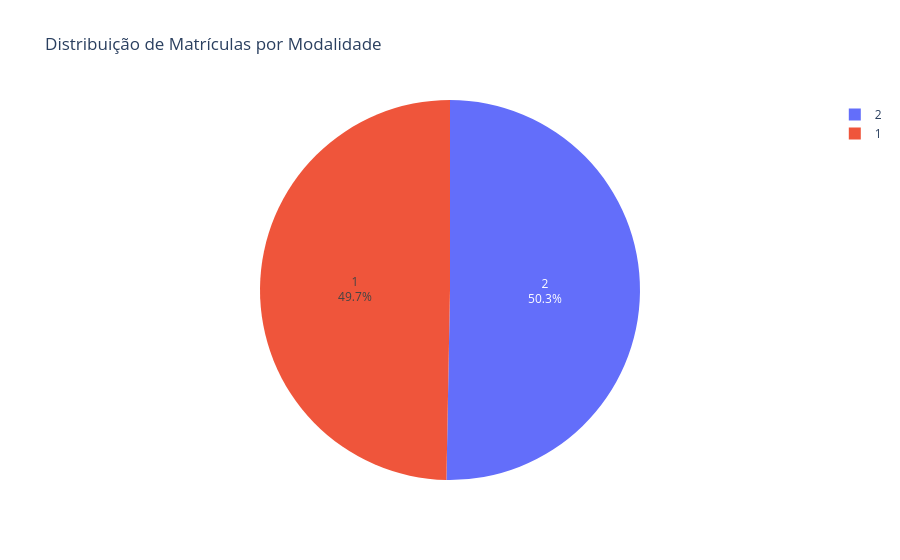

Here is the notebook cell this chart was saved with:
### Markdown cell above
## 4. Análise por Modalidade de Ensino

Presencial, EAD e Híbrida - Comparação de métricas

### Code cell
modalidade_agg = df_inep.groupby('TP_MODALIDADE_ENSINO', observed=True).agg({
    'QT_CURSO': 'sum',
    'QT_VG_TOTAL': 'sum',
    'QT_ING': 'sum',
    'QT_MAT': 'sum',
    'QT_CONC': 'sum'
}).sort_values('QT_MAT', ascending=False)

print("ESTATÍSTICAS POR MODALIDADE")
print("=" * 80)
print(modalidade_agg)
print("\n% de Matrículas:")
print((modalidade_agg['QT_MAT'] / modalidade_agg['QT_MAT'].sum() * 100).round(2))

# Gráfico pizza de distribuição por modalidade
fig_pizza = go.Figure(data=[go.Pie(
    labels=modalidade_agg.index,
    values=modalidade_agg['QT_MAT'],
    textposition='auto',
    textinfo='label+percent'
)])
fig_pizza.update_layout(title='Distribuição de Matrículas por Modalidade')
fig_pizza.show()

### Figure 1 — Plotly figure (JSON) as saved in the notebook; plotly's stock layout.template omitted (floating-point values rounded to 4 significant figures)
{"data": [{"labels": [2, 1], "textinfo": "label+percent", "textposition": "auto", "type": "pie", "values": [5612934, 5545830]}], "layout": {"title": {"text": "Distribuição de Matrículas por Modalidade"}}}
